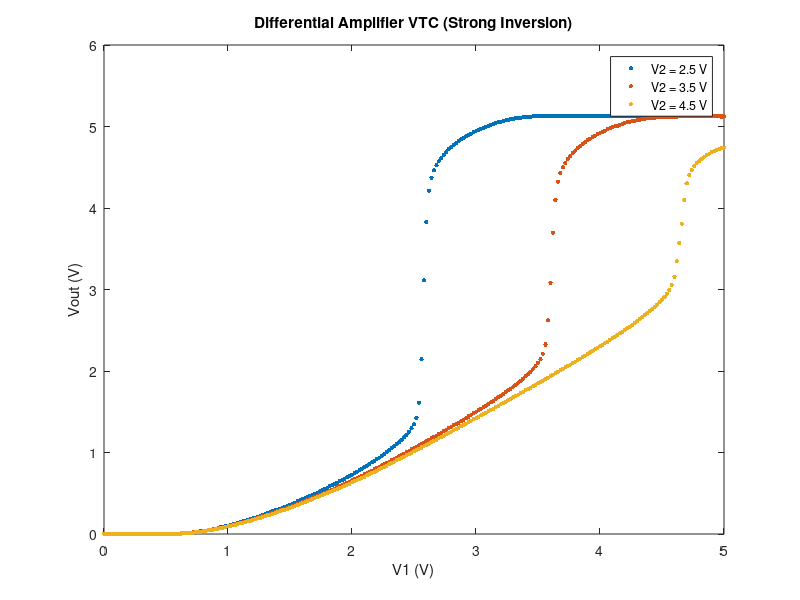
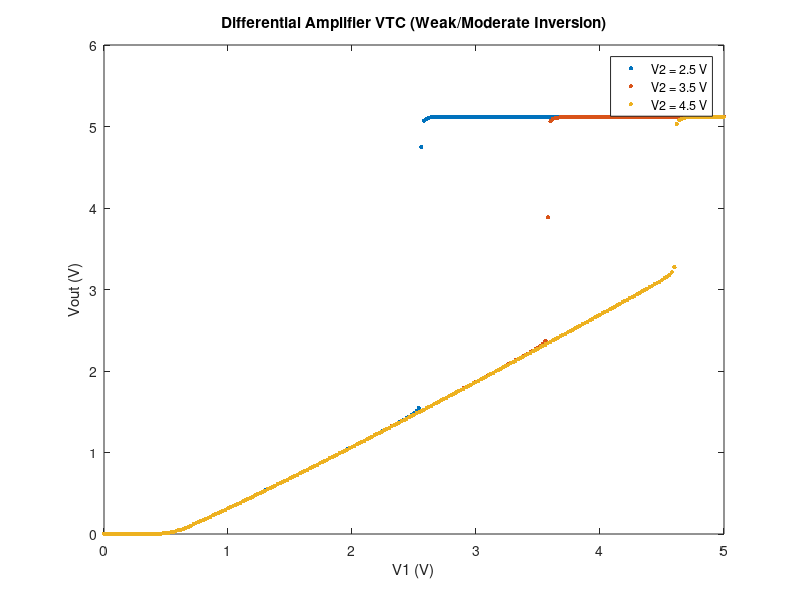
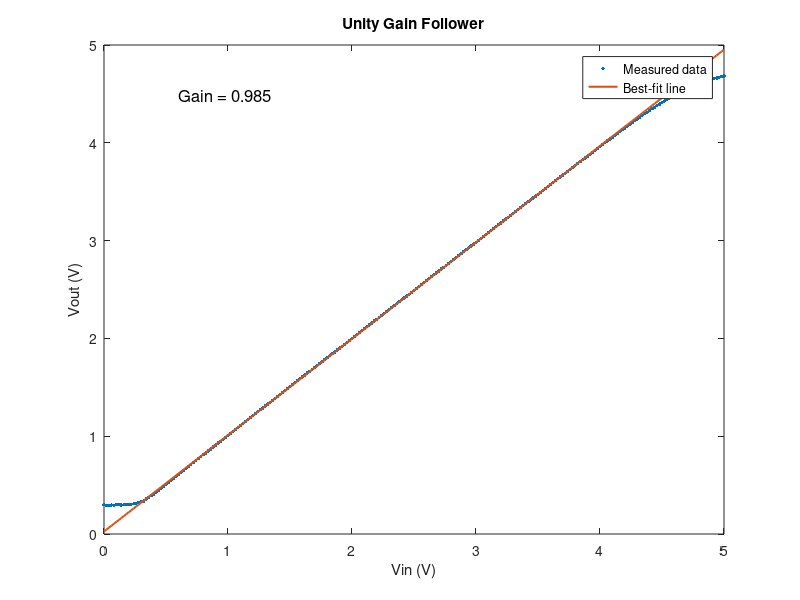

These figures' MATLAB source, in order:
load("lab6_exp1_data.mat")
load("lab6_exp3_data.mat")

figure
plot(V1_25dV_15dV, V_out_25dV_15dV,'.',"LineWidth",1.5,"MarkerSize",10)
hold on
plot(V1_35dV_15dV, V_out_35dV_15dV,'.',"LineWidth",1.5,"MarkerSize",10)
plot(V1_45dV_15dV, V_out_45dV_15dV,'.',"LineWidth",1.5,"MarkerSize",10)

xlabel('V1 (V)')
ylabel('Vout (V)')
title('Differential Amplifier VTC (Strong Inversion)')
legend('V2 = 2.5 V','V2 = 3.5 V','V2 = 4.5 V',"Location","best")

figure
plot(V1_25dV_625mV, V_out_25dV_625mV,'.',"LineWidth",1.5,"MarkerSize",10)
hold on
plot(V1_35dV_625mV, V_out_35dV_625mV,'.',"LineWidth",1.5,"MarkerSize",10)
plot(V1_45dV_625mV, V_out_45dV_625mV,'.',"LineWidth",1.5,"MarkerSize",10)

xlabel('V1 (V)')
ylabel('Vout (V)')
title('Differential Amplifier VTC (Weak/Moderate Inversion)')
legend('V2 = 2.5 V','V2 = 3.5 V','V2 = 4.5 V',"Location","best")

%% exp 3
figure
plot(V_in_15dV, V_out_15dV,'.',"MarkerSize",8)
hold on

idx = V_in_15dV >= 0.5 & V_in_15dV <= 4.2;

p = polyfit(V_in_15dV(idx), V_out_15dV(idx),1);

plot(V_in_15dV, polyval(p,V_in_15dV),"LineWidth",1.5)

xlabel('Vin (V)')
ylabel('Vout (V)')
title('Unity Gain Follower')
legend('Measured data','Best-fit line',"Location","best")

gain = p(1);
txt = sprintf('Gain = %.3f', gain);
text(0.6, max(V_out_15dV)-0.2, txt, "FontSize",12)
